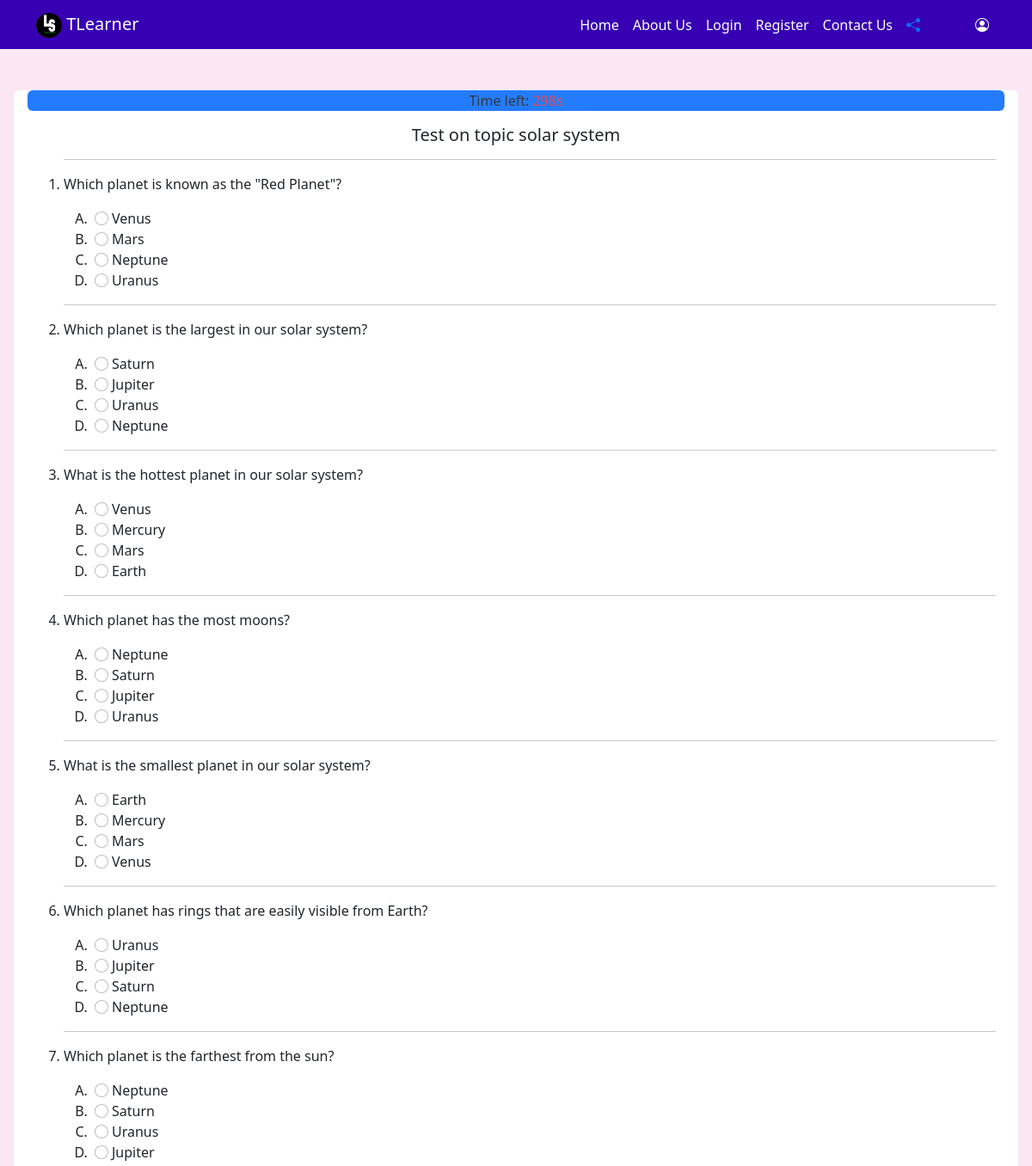
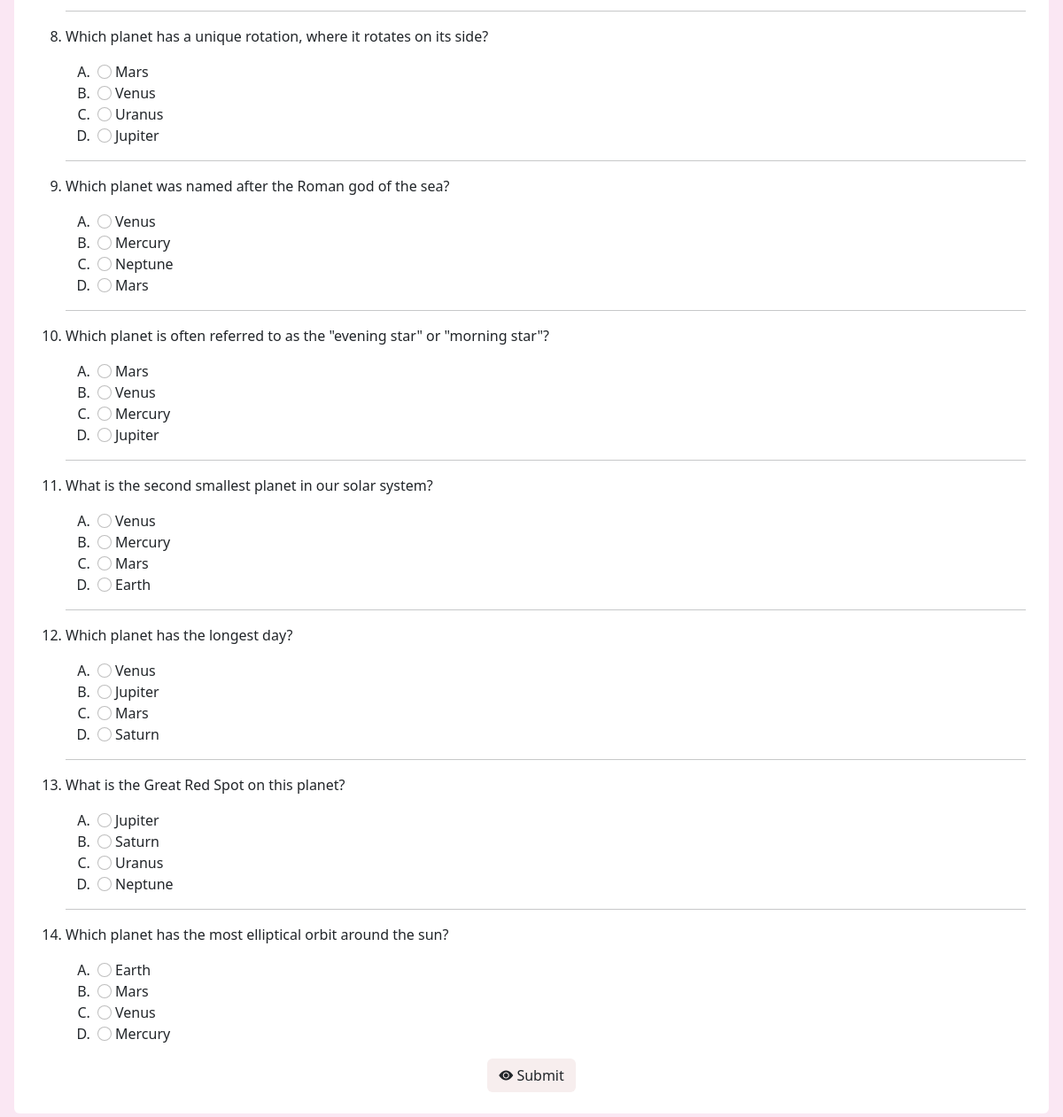
The app's page /test_question.php with its own data (2 pictures, top to bottom).
### tables this page shows
CREATE TABLE `gk_test` (
  `id` int(30) NOT NULL,
  `topic_name` varchar(50) NOT NULL,
  `gk_question` varchar(100) NOT NULL,
  `gk_option1` varchar(100) NOT NULL,
  `gk_option2` varchar(100) NOT NULL,
  `gk_option3` varchar(100) NOT NULL,
  `gk_option4` varchar(100) NOT NULL,
  `gk_answer` varchar(100) NOT NULL,
  `gk_explanation` varchar(200) NOT NULL
);

### test_question.php (the view, shortened to what this page needs)
<!DOCTYPE html>
<html lang="en">
<head>
    <link href="https://cdn.jsdelivr.net/npm/bootstrap@5.2.1/dist/css/bootstrap.min.css" rel="stylesheet"
 />
    <link rel="stylesheet" href="https://cdn.jsdelivr.net/npm/bootstrap-icons@1.11.1/font/bootstrap-icons.css" />
    <link rel="stylesheet" href="style.css">
</head>
<body>
    <header>
        <?php
        include('header.php');
        ?>
    </header>
    <main>
        <div class="m-1 m-lg-3 rounded-2" style="background-color:white">
            <p class="m-3 sticky-top text-center rounded bg-primary" style="opacity: 90%;">Time left:
                <span id="timer" class="text-danger text-center"></span>
            </p>
            <?php
        include('config.php');
        $sql="SELECT * FROM `gk_test` WHERE `topic_name`='solar system';";
        $result=mysqli_query($conn,$sql);
        echo "<h1 class='h5 text-center mt-2'>Test on topic solar system</h1>";
        if (mysqli_num_rows($result)>0) {
         echo "<div class='container mt-2'>";
         echo "<form action='process_test.php' method='post'><ol type='1'>";
            while ($rows = mysqli_fetch_assoc($result)) {
                echo "<hr />";
                echo "<li><p>{$rows['gk_question']}</p></li>";
                echo "<ol type='A'>
                    <li><input class='form-check-input  mx-1' name='r{$rows['id']}' type='radio' value='{$rows['gk_option1']}' id='checkbox1'>{$rows['gk_option1']}</li>
                    <li><input class='form-check-input  mx-1' name='r{$rows['id']}' type='radio' value='{$rows['gk_option2']}' id='checkbox2'>{$rows['gk_option2']}</li>
                    <li><input class='form-check-input  mx-1' name='r{$rows['id']}' type='radio' value='{$rows['gk_option3']}' id='checkbox3'>{$rows['gk_option3']}</li>
                    <li><input class='form-check-input  mx-1' name='r{$rows['id']}' type='radio' value='{$rows['gk_option4']}' id='checkbox4'>{$rows['gk_option4']}</li>
                </ol>";
            }
          echo "</ol></div>";
        }
        ?>
            <div class=' text-center mb-4'>
                <button class="btn mb-4" style="background-color: #f7eeee" type="submit">
                    <i class="bi bi-eye-fill"></i> Submit
                </button>
            </div>
        </div>
    </main>
</body>
</html>

### style.css (style rules this page uses)
body { background-color: #FAE7F3; }

### records on screen
gk_test: gk_question "Which planet is known as the \"Red Planet\"?", gk_option1 "Venus", gk_option2 "Mars", gk_option3 "Neptune", gk_option4 "Uranus"
gk_test: gk_question "Which planet is the largest in our solar system?", gk_option1 "Saturn", gk_option2 "Jupiter", gk_option3 "Uranus", gk_option4 "Neptune"
gk_test: gk_question "What is the hottest planet in our solar system?", gk_option1 "Venus", gk_option2 "Mercury", gk_option3 "Mars", gk_option4 "Earth"
gk_test: gk_question "Which planet has the most moons?", gk_option1 "Neptune", gk_option2 "Saturn", gk_option3 "Jupiter", gk_option4 "Uranus"
gk_test: gk_question "What is the smallest planet in our solar system?", gk_option1 "Earth", gk_option2 "Mercury", gk_option3 "Mars", gk_option4 "Venus"
gk_test: gk_question "Which planet has rings that are easily visible from Earth?", gk_option1 "Uranus", gk_option2 "Jupiter", gk_option3 "Saturn", gk_option4 "Neptune"
gk_test: gk_question "Which planet is the farthest from the sun?", gk_option1 "Neptune", gk_option2 "Saturn", gk_option3 "Uranus", gk_option4 "Jupiter"
gk_test: gk_question "Which planet has a unique rotation, where it rotates on its side?", gk_option1 "Mars", gk_option2 "Venus", gk_option3 "Uranus", gk_option4 "Jupiter"
gk_test: gk_question "Which planet was named after the Roman god of the sea?", gk_option1 "Venus", gk_option2 "Mercury", gk_option3 "Neptune", gk_option4 "Mars"
gk_test: gk_question "Which planet is often referred to as the \"evening star\" or \"morning star\"?", gk_option1 "Mars", gk_option2 "Venus", gk_option3 "Mercury", gk_option4 "Jupiter"
gk_test: gk_question "What is the second smallest planet in our solar system?", gk_option1 "Venus", gk_option2 "Mercury", gk_option3 "Mars", gk_option4 "Earth"
gk_test: gk_question "Which planet has the longest day?", gk_option1 "Venus", gk_option2 "Jupiter", gk_option3 "Mars", gk_option4 "Saturn"
gk_test: gk_question "What is the Great Red Spot on this planet?", gk_option1 "Jupiter", gk_option2 "Saturn", gk_option3 "Uranus", gk_option4 "Neptune"
gk_test: gk_question "Which planet has the most elliptical orbit around the sun?", gk_option1 "Earth", gk_option2 "Mars", gk_option3 "Venus", gk_option4 "Mercury"
